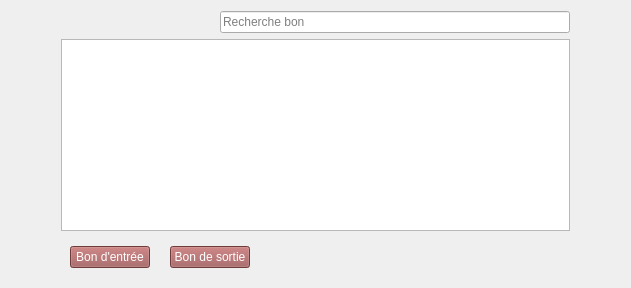
                      <widget class="QWidget" name="page_4">
                       <layout class="QVBoxLayout" name="verticalLayout_15">
                        <item>
                         <layout class="QVBoxLayout" name="verticalLayout_14">
                          <property name="leftMargin">
                           <number>50</number>
                          </property>
                          <property name="rightMargin">
                           <number>50</number>
                          </property>
                          <item alignment="Qt::AlignRight">
                           <widget class="QLineEdit" name="searchListeBon">
                            <property name="minimumSize">
                             <size>
                              <width>350</width>
                              <height>0</height>
                             </size>
                            </property>
                            <property name="styleSheet">
                             <string notr="true"/>
                            </property>
                            <property name="placeholderText">
                             <string>Recherche bon</string>
                            </property>
                           </widget>
                          </item>
                          <item>
                           <widget class="QTableView" name="tbvListeBon">
                            <property name="styleSheet">
                             <string notr="true"/>
                            </property>
                            <attribute name="horizontalHeaderCascadingSectionResizes">
                             <bool>true</bool>
                            </attribute>
                            <attribute name="horizontalHeaderDefaultSectionSize">
                             <number>150</number>
                            </attribute>
                            <attribute name="horizontalHeaderStretchLastSection">
                             <bool>true</bool>
                            </attribute>
                            <attribute name="verticalHeaderCascadingSectionResizes">
                             <bool>true</bool>
                            </attribute>
                           </widget>
                          </item>
                          <item>
                           <widget class="QWidget" name="horizontalWidget_9" native="true">
                            <property name="minimumSize">
                             <size>
                              <width>0</width>
                              <height>30</height>
                             </size>
                            </property>
                            <layout class="QHBoxLayout" name="horizontalLayout_24">
                             <property name="spacing">
                              <number>20</number>
                             </property>
                             <property name="rightMargin">
                              <number>320</number>
                             </property>
                             <item>
                              <widget class="QPushButton" name="btnListeEntree">
                               <property name="styleSheet">
                                <string notr="true">#btnListeEntree{
	color:white;
	background-color: rgb(156, 84, 84);
font: 75 italic 12pt &quot;TeX Gyre Bonum Math&quot;;
}
#btnListeEntree:hover{
	color:white;
	background-color: rgb(104, 10, 10);
}</string>
                               </property>
                               <property name="text">
                                <string>Bon d'entrée</string>
                               </property>
                              </widget>
                             </item>
                             <item>
                              <widget class="QPushButton" name="btnListeSortie">
                               <property name="styleSheet">
                                <string notr="true">#btnListeSortie{
	color:white;
	background-color: rgb(156, 84, 84);
font: 75 italic 12pt &quot;TeX Gyre Bonum Math&quot;;
}
#btnListeSortie:hover{
	color:white;
	background-color: rgb(104, 10, 10);
}</string>
                               </property>
                               <property name="text">
                                <string>Bon de sortie</string>
                               </property>
                              </widget>
                             </item>
                            </layout>
                           </widget>
                          </item>
                         </layout>
                        </item>
                       </layout>
                      </widget>
